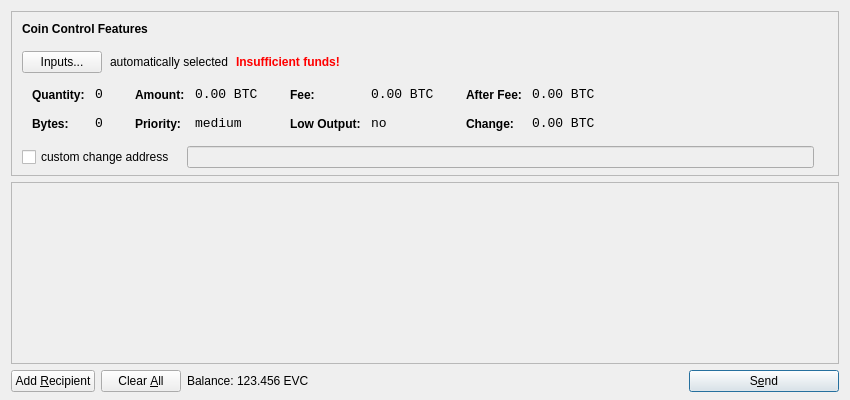
<?xml version="1.0" encoding="UTF-8"?>
<ui version="4.0">
 <class>SendCoinsDialog</class>
 <widget class="QDialog" name="SendCoinsDialog">
  <property name="geometry">
   <rect>
    <x>0</x>
    <y>0</y>
    <width>850</width>
    <height>400</height>
   </rect>
  </property>
  <property name="windowTitle">
   <string>Send Coins</string>
  </property>
  <layout class="QVBoxLayout" name="verticalLayout" stretch="0,1,0">
   <property name="bottomMargin">
    <number>8</number>
   </property>
   <item>
    <widget class="QFrame" name="frameCoinControl">
     <property name="sizePolicy">
      <sizepolicy hsizetype="Expanding" vsizetype="Expanding">
       <horstretch>0</horstretch>
       <verstretch>0</verstretch>
      </sizepolicy>
     </property>
     <property name="maximumSize">
      <size>
       <width>16777215</width>
       <height>16777215</height>
      </size>
     </property>
     <property name="frameShape">
      <enum>QFrame::StyledPanel</enum>
     </property>
     <property name="frameShadow">
      <enum>QFrame::Sunken</enum>
     </property>
     <layout class="QVBoxLayout" name="verticalLayoutCoinControl2">
      <property name="spacing">
       <number>-1</number>
      </property>
      <property name="leftMargin">
       <number>0</number>
      </property>
      <property name="topMargin">
       <number>0</number>
      </property>
      <property name="rightMargin">
       <number>0</number>
      </property>
      <property name="bottomMargin">
       <number>6</number>
      </property>
      <item>
       <layout class="QVBoxLayout" name="verticalLayoutCoinControl" stretch="0,0,0,0,1">
        <property name="spacing">
         <number>0</number>
        </property>
        <property name="leftMargin">
         <number>10</number>
        </property>
        <property name="topMargin">
         <number>10</number>
        </property>
        <item>
         <layout class="QHBoxLayout" name="horizontalLayoutCoinControl1">
          <property name="bottomMargin">
           <number>15</number>
          </property>
          <item>
           <widget class="QLabel" name="labelCoinControlFeatures">
            <property name="sizePolicy">
             <sizepolicy hsizetype="Preferred" vsizetype="Maximum">
              <horstretch>0</horstretch>
              <verstretch>0</verstretch>
             </sizepolicy>
            </property>
            <property name="font">
             <font>
              <weight>75</weight>
              <bold>true</bold>
             </font>
            </property>
            <property name="styleSheet">
             <string notr="true">font-weight:bold;</string>
            </property>
            <property name="text">
             <string>Coin Control Features</string>
            </property>
           </widget>
          </item>
         </layout>
        </item>
        <item>
         <layout class="QHBoxLayout" name="horizontalLayoutCoinControl2" stretch="0,0,0,0">
          <property name="spacing">
           <number>8</number>
          </property>
          <property name="bottomMargin">
           <number>10</number>
          </property>
          <item>
           <widget class="QPushButton" name="pushButtonCoinControl">
            <property name="styleSheet">
             <string notr="true"/>
            </property>
            <property name="text">
             <string>Inputs...</string>
            </property>
           </widget>
          </item>
          <item>
           <widget class="QLabel" name="labelCoinControlAutomaticallySelected">
            <property name="text">
             <string>automatically selected</string>
            </property>
            <property name="margin">
             <number>5</number>
            </property>
           </widget>
          </item>
          <item>
           <widget class="QLabel" name="labelCoinControlInsuffFunds">
            <property name="font">
             <font>
              <weight>75</weight>
              <bold>true</bold>
             </font>
            </property>
            <property name="styleSheet">
             <string notr="true">color:red;font-weight:bold;</string>
            </property>
            <property name="text">
             <string>Insufficient funds!</string>
            </property>
            <property name="margin">
             <number>5</number>
            </property>
           </widget>
          </item>
          <item>
           <spacer name="horizontalSpacerCoinControl">
            <property name="orientation">
             <enum>Qt::Horizontal</enum>
            </property>
            <property name="sizeHint" stdset="0">
             <size>
              <width>40</width>
              <height>1</height>
             </size>
            </property>
           </spacer>
          </item>
         </layout>
        </item>
        <item>
         <widget class="QWidget" name="widgetCoinControl" native="true">
          <property name="sizePolicy">
           <sizepolicy hsizetype="Preferred" vsizetype="Preferred">
            <horstretch>0</horstretch>
            <verstretch>0</verstretch>
           </sizepolicy>
          </property>
          <property name="minimumSize">
           <size>
            <width>0</width>
            <height>0</height>
           </size>
          </property>
          <property name="styleSheet">
           <string notr="true"/>
          </property>
          <layout class="QHBoxLayout" name="horizontalLayoutCoinControl5">
           <property name="margin">
            <number>0</number>
           </property>
           <item>
            <layout class="QHBoxLayout" name="horizontalLayoutCoinControl3" stretch="0,0,0,1">
             <property name="spacing">
              <number>20</number>
             </property>
             <property name="topMargin">
              <number>0</number>
             </property>
             <property name="bottomMargin">
              <number>10</number>
             </property>
             <item>
              <layout class="QFormLayout" name="formLayoutCoinControl1">
               <property name="horizontalSpacing">
                <number>10</number>
               </property>
               <property name="verticalSpacing">
                <number>14</number>
               </property>
               <property name="leftMargin">
                <number>10</number>
               </property>
               <property name="topMargin">
                <number>4</number>
               </property>
               <property name="rightMargin">
                <number>6</number>
               </property>
               <item row="0" column="0">
                <widget class="QLabel" name="labelCoinControlQuantityText">
                 <property name="styleSheet">
                  <string notr="true">font-weight:bold;</string>
                 </property>
                 <property name="text">
                  <string>Quantity:</string>
                 </property>
                 <property name="margin">
                  <number>0</number>
                 </property>
                </widget>
               </item>
               <item row="0" column="1">
                <widget class="QLabel" name="labelCoinControlQuantity">
                 <property name="font">
                  <font>
                   <family>Monospace</family>
                   <pointsize>10</pointsize>
                  </font>
                 </property>
                 <property name="cursor">
                  <cursorShape>IBeamCursor</cursorShape>
                 </property>
                 <property name="contextMenuPolicy">
                  <enum>Qt::ActionsContextMenu</enum>
                 </property>
                 <property name="text">
                  <string notr="true">0</string>
                 </property>
                 <property name="margin">
                  <number>0</number>
                 </property>
                 <property name="textInteractionFlags">
                  <set>Qt::LinksAccessibleByMouse|Qt::TextSelectableByKeyboard|Qt::TextSelectableByMouse</set>
                 </property>
                </widget>
               </item>
               <item row="1" column="0">
                <widget class="QLabel" name="labelCoinControlBytesText">
                 <property name="styleSheet">
                  <string notr="true">font-weight:bold;</string>
                 </property>
                 <property name="text">
                  <string>Bytes:</string>
                 </property>
                </widget>
               </item>
               <item row="1" column="1">
                <widget class="QLabel" name="labelCoinControlBytes">
                 <property name="font">
                  <font>
                   <family>Monospace</family>
                   <pointsize>10</pointsize>
                  </font>
                 </property>
                 <property name="cursor">
                  <cursorShape>IBeamCursor</cursorShape>
                 </property>
                 <property name="contextMenuPolicy">
                  <enum>Qt::ActionsContextMenu</enum>
                 </property>
                 <property name="text">
                  <string notr="true">0</string>
                 </property>
                 <property name="textInteractionFlags">
                  <set>Qt::LinksAccessibleByMouse|Qt::TextSelectableByKeyboard|Qt::TextSelectableByMouse</set>
                 </property>
                </widget>
               </item>
              </layout>
             </item>
             <item>
              <layout class="QFormLayout" name="formLayoutCoinControl2">
               <property name="horizontalSpacing">
                <number>10</number>
               </property>
               <property name="verticalSpacing">
                <number>14</number>
               </property>
               <property name="leftMargin">
                <number>6</number>
               </property>
               <property name="topMargin">
                <number>4</number>
               </property>
               <property name="rightMargin">
                <number>6</number>
               </property>
               <item row="0" column="0">
                <widget class="QLabel" name="labelCoinControlAmountText">
                 <property name="styleSheet">
                  <string notr="true">font-weight:bold;</string>
                 </property>
                 <property name="text">
                  <string>Amount:</string>
                 </property>
                 <property name="margin">
                  <number>0</number>
                 </property>
                </widget>
               </item>
               <item row="0" column="1">
                <widget class="QLabel" name="labelCoinControlAmount">
                 <property name="font">
                  <font>
                   <family>Monospace</family>
                   <pointsize>10</pointsize>
                  </font>
                 </property>
                 <property name="cursor">
                  <cursorShape>IBeamCursor</cursorShape>
                 </property>
                 <property name="contextMenuPolicy">
                  <enum>Qt::ActionsContextMenu</enum>
                 </property>
                 <property name="text">
                  <string notr="true">0.00 BTC</string>
                 </property>
                 <property name="textInteractionFlags">
                  <set>Qt::LinksAccessibleByMouse|Qt::TextSelectableByKeyboard|Qt::TextSelectableByMouse</set>
                 </property>
                </widget>
               </item>
               <item row="1" column="0">
                <widget class="QLabel" name="labelCoinControlPriorityText">
                 <property name="styleSheet">
                  <string notr="true">font-weight:bold;</string>
                 </property>
                 <property name="text">
                  <string>Priority:</string>
                 </property>
                </widget>
               </item>
               <item row="1" column="1">
                <widget class="QLabel" name="labelCoinControlPriority">
                 <property name="font">
                  <font>
                   <family>Monospace</family>
                   <pointsize>10</pointsize>
                  </font>
                 </property>
                 <property name="cursor">
                  <cursorShape>IBeamCursor</cursorShape>
                 </property>
                 <property name="contextMenuPolicy">
                  <enum>Qt::ActionsContextMenu</enum>
                 </property>
                 <property name="text">
                  <string>medium</string>
                 </property>
                 <property name="textInteractionFlags">
                  <set>Qt::LinksAccessibleByMouse|Qt::TextSelectableByKeyboard|Qt::TextSelectableByMouse</set>
                 </property>
                </widget>
               </item>
              </layout>
             </item>
             <item>
              <layout class="QFormLayout" name="formLayoutCoinControl3">
               <property name="horizontalSpacing">
                <number>10</number>
               </property>
               <property name="verticalSpacing">
                <number>14</number>
               </property>
               <property name="leftMargin">
                <number>6</number>
               </property>
               <property name="topMargin">
                <number>4</number>
               </property>
               <property name="rightMargin">
                <number>6</number>
               </property>
               <item row="0" column="0">
                <widget class="QLabel" name="labelCoinControlFeeText">
                 <property name="styleSheet">
                  <string notr="true">font-weight:bold;</string>
                 </property>
                 <property name="text">
                  <string>Fee:</string>
                 </property>
                 <property name="margin">
                  <number>0</number>
                 </property>
                </widget>
               </item>
               <item row="0" column="1">
                <widget class="QLabel" name="labelCoinControlFee">
                 <property name="font">
                  <font>
                   <family>Monospace</family>
                   <pointsize>10</pointsize>
                  </font>
                 </property>
                 <property name="cursor">
                  <cursorShape>IBeamCursor</cursorShape>
                 </property>
                 <property name="contextMenuPolicy">
                  <enum>Qt::ActionsContextMenu</enum>
                 </property>
                 <property name="text">
                  <string notr="true">0.00 BTC</string>
                 </property>
                 <property name="textInteractionFlags">
                  <set>Qt::LinksAccessibleByMouse|Qt::TextSelectableByKeyboard|Qt::TextSelectableByMouse</set>
                 </property>
                </widget>
               </item>
               <item row="1" column="0">
                <widget class="QLabel" name="labelCoinControlLowOutputText">
                 <property name="styleSheet">
                  <string notr="true">font-weight:bold;</string>
                 </property>
                 <property name="text">
                  <string>Low Output:</string>
                 </property>
                </widget>
               </item>
               <item row="1" column="1">
                <widget class="QLabel" name="labelCoinControlLowOutput">
                 <property name="font">
                  <font>
                   <family>Monospace</family>
                   <pointsize>10</pointsize>
                  </font>
                 </property>
                 <property name="cursor">
                  <cursorShape>IBeamCursor</cursorShape>
                 </property>
                 <property name="contextMenuPolicy">
                  <enum>Qt::ActionsContextMenu</enum>
                 </property>
                 <property name="text">
                  <string>no</string>
                 </property>
                 <property name="textInteractionFlags">
                  <set>Qt::LinksAccessibleByMouse|Qt::TextSelectableByKeyboard|Qt::TextSelectableByMouse</set>
                 </property>
                </widget>
               </item>
              </layout>
             </item>
             <item>
              <layout class="QFormLayout" name="formLayoutCoinControl4">
               <property name="horizontalSpacing">
                <number>10</number>
               </property>
               <property name="verticalSpacing">
                <number>14</number>
               </property>
               <property name="leftMargin">
                <number>6</number>
               </property>
               <property name="topMargin">
                <number>4</number>
               </property>
               <property name="rightMargin">
                <number>6</number>
               </property>
               <item row="0" column="0">
                <widget class="QLabel" name="labelCoinControlAfterFeeText">
                 <property name="styleSheet">
                  <string notr="true">font-weight:bold;</string>
                 </property>
                 <property name="text">
                  <string>After Fee:</string>
                 </property>
                 <property name="margin">
                  <number>0</number>
                 </property>
                </widget>
               </item>
               <item row="0" column="1">
                <widget class="QLabel" name="labelCoinControlAfterFee">
                 <property name="font">
                  <font>
                   <family>Monospace</family>
                   <pointsize>10</pointsize>
                  </font>
                 </property>
                 <property name="cursor">
                  <cursorShape>IBeamCursor</cursorShape>
                 </property>
                 <property name="contextMenuPolicy">
                  <enum>Qt::ActionsContextMenu</enum>
                 </property>
                 <property name="text">
                  <string notr="true">0.00 BTC</string>
                 </property>
                 <property name="textInteractionFlags">
                  <set>Qt::LinksAccessibleByMouse|Qt::TextSelectableByKeyboard|Qt::TextSelectableByMouse</set>
                 </property>
                </widget>
               </item>
               <item row="1" column="0">
                <widget class="QLabel" name="labelCoinControlChangeText">
                 <property name="styleSheet">
                  <string notr="true">font-weight:bold;</string>
                 </property>
                 <property name="text">
                  <string>Change:</string>
                 </property>
                </widget>
               </item>
               <item row="1" column="1">
                <widget class="QLabel" name="labelCoinControlChange">
                 <property name="font">
                  <font>
                   <family>Monospace</family>
                   <pointsize>10</pointsize>
                  </font>
                 </property>
                 <property name="cursor">
                  <cursorShape>IBeamCursor</cursorShape>
                 </property>
                 <property name="contextMenuPolicy">
                  <enum>Qt::ActionsContextMenu</enum>
                 </property>
                 <property name="text">
                  <string notr="true">0.00 BTC</string>
                 </property>
                 <property name="textInteractionFlags">
                  <set>Qt::LinksAccessibleByMouse|Qt::TextSelectableByKeyboard|Qt::TextSelectableByMouse</set>
                 </property>
                </widget>
               </item>
              </layout>
             </item>
            </layout>
           </item>
          </layout>
         </widget>
        </item>
        <item>
         <layout class="QHBoxLayout" name="horizontalLayoutCoinControl4" stretch="0,0,0">
          <property name="spacing">
           <number>12</number>
          </property>
          <property name="sizeConstraint">
           <enum>QLayout::SetDefaultConstraint</enum>
          </property>
          <property name="topMargin">
           <number>5</number>
          </property>
          <property name="rightMargin">
           <number>5</number>
          </property>
          <item>
           <widget class="QCheckBox" name="checkBoxCoinControlChange">
            <property name="text">
             <string>custom change address</string>
            </property>
           </widget>
          </item>
          <item>
           <widget class="QLineEdit" name="lineEditCoinControlChange">
            <property name="enabled">
             <bool>false</bool>
            </property>
            <property name="sizePolicy">
             <sizepolicy hsizetype="Expanding" vsizetype="Fixed">
              <horstretch>0</horstretch>
              <verstretch>0</verstretch>
             </sizepolicy>
            </property>
           </widget>
          </item>
          <item>
           <widget class="QLabel" name="labelCoinControlChangeLabel">
            <property name="sizePolicy">
             <sizepolicy hsizetype="Preferred" vsizetype="Expanding">
              <horstretch>0</horstretch>
              <verstretch>0</verstretch>
             </sizepolicy>
            </property>
            <property name="minimumSize">
             <size>
              <width>0</width>
              <height>0</height>
             </size>
            </property>
            <property name="text">
             <string/>
            </property>
            <property name="margin">
             <number>3</number>
            </property>
           </widget>
          </item>
         </layout>
        </item>
        <item>
         <spacer name="verticalSpacerCoinControl">
          <property name="orientation">
           <enum>Qt::Vertical</enum>
          </property>
          <property name="sizeHint" stdset="0">
           <size>
            <width>800</width>
            <height>1</height>
           </size>
          </property>
         </spacer>
        </item>
       </layout>
      </item>
     </layout>
    </widget>
   </item>
   <item>
    <widget class="QScrollArea" name="scrollArea">
     <property name="widgetResizable">
      <bool>true</bool>
     </property>
     <widget class="QWidget" name="scrollAreaWidgetContents">
      <property name="geometry">
       <rect>
        <x>0</x>
        <y>0</y>
        <width>830</width>
        <height>165</height>
       </rect>
      </property>
      <layout class="QVBoxLayout" name="verticalLayout_2">
       <property name="margin">
        <number>0</number>
       </property>
       <item>
        <layout class="QVBoxLayout" name="entries">
         <property name="spacing">
          <number>6</number>
         </property>
        </layout>
       </item>
       <item>
        <spacer name="verticalSpacer">
         <property name="orientation">
          <enum>Qt::Vertical</enum>
         </property>
         <property name="sizeHint" stdset="0">
          <size>
           <width>20</width>
           <height>40</height>
          </size>
         </property>
        </spacer>
       </item>
      </layout>
     </widget>
    </widget>
   </item>
   <item>
    <layout class="QHBoxLayout" name="horizontalLayout">
     <item>
      <widget class="QPushButton" name="addButton">
       <property name="toolTip">
        <string>Send to multiple recipients at once</string>
       </property>
       <property name="text">
        <string>Add &amp;Recipient</string>
       </property>
       <property name="icon">
        <iconset resource="../bitcoin.qrc">
         <normaloff>:/icons/add</normaloff>:/icons/add</iconset>
       </property>
       <property name="autoDefault">
        <bool>false</bool>
       </property>
      </widget>
     </item>
     <item>
      <widget class="QPushButton" name="clearButton">
       <property name="sizePolicy">
        <sizepolicy hsizetype="Minimum" vsizetype="Fixed">
         <horstretch>0</horstretch>
         <verstretch>0</verstretch>
        </sizepolicy>
       </property>
       <property name="toolTip">
        <string>Remove all transaction fields</string>
       </property>
       <property name="text">
        <string>Clear &amp;All</string>
       </property>
       <property name="icon">
        <iconset resource="../bitcoin.qrc">
         <normaloff>:/icons/remove</normaloff>:/icons/remove</iconset>
       </property>
       <property name="autoRepeatDelay">
        <number>300</number>
       </property>
       <property name="autoDefault">
        <bool>false</bool>
       </property>
      </widget>
     </item>
     <item>
      <layout class="QHBoxLayout" name="horizontalLayout_2">
       <property name="spacing">
        <number>3</number>
       </property>
       <item>
        <widget class="QLabel" name="label">
         <property name="text">
          <string>Balance:</string>
         </property>
        </widget>
       </item>
       <item>
        <widget class="QLabel" name="labelBalance">
         <property name="cursor">
          <cursorShape>IBeamCursor</cursorShape>
         </property>
         <property name="text">
          <string>123.456 EVC</string>
         </property>
         <property name="textInteractionFlags">
          <set>Qt::LinksAccessibleByMouse|Qt::TextSelectableByKeyboard|Qt::TextSelectableByMouse</set>
         </property>
        </widget>
       </item>
      </layout>
     </item>
     <item>
      <spacer name="horizontalSpacer">
       <property name="orientation">
        <enum>Qt::Horizontal</enum>
       </property>
       <property name="sizeHint" stdset="0">
        <size>
         <width>40</width>
         <height>20</height>
        </size>
       </property>
      </spacer>
     </item>
     <item>
      <widget class="QPushButton" name="sendButton">
       <property name="minimumSize">
        <size>
         <width>150</width>
         <height>0</height>
        </size>
       </property>
       <property name="toolTip">
        <string>Confirm the send action</string>
       </property>
       <property name="text">
        <string>S&amp;end</string>
       </property>
       <property name="icon">
        <iconset resource="../bitcoin.qrc">
         <normaloff>:/icons/send</normaloff>:/icons/send</iconset>
       </property>
       <property name="default">
        <bool>true</bool>
       </property>
      </widget>
     </item>
    </layout>
   </item>
  </layout>
 </widget>
 <resources>
  <include location="../bitcoin.qrc"/>
 </resources>
 <connections/>
</ui>
